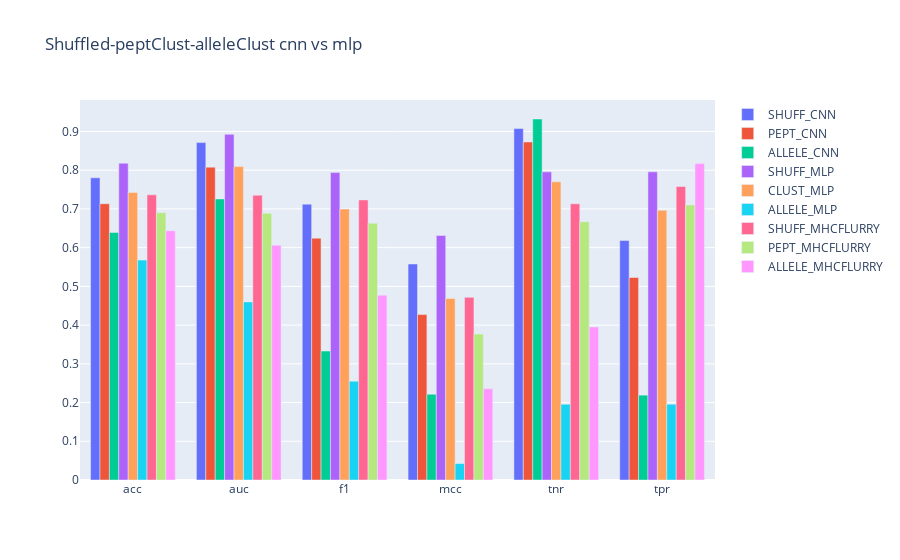

This figure's notebook cell:
### Code cell
def plot_hist_comparison(title, metrics_dict, save=False):
    names = {'mlp_classification_blosum_with_allele_encoder_500_neurons_50_epochs_shuffled_64_batch_size.pt':
            'SHUFF_MLP',
            'mlp_classification_blosum_with_allele_encoder_500_neurons_50_epochs_LOGO_anch_rep_64_batch_size.pt':
            'CLUST_MLP',
            # 'mlp_classification_blosum_with_allele_encoder_500_neurons_50_epochs_marieke_cluster_64_batch_size.pt':
            # 'CLUST_MLP',
            'mlp_classification_blosum_with_allele_encoder_500_neurons_50_epochs_pseudoseq_cluster_64_batch_size.pt':
            'ALLELE_MLP',
            'mhcflurry_held_out_trained':
            'SHUFF_MHCFLURRY',
            'mhcflurry_peptide_clustered_trained':
            'PEPT_MHCFLURRY',
            'mhcflurry_allele_clustered_trained':
            'ALLELE_MHCFLURRY'
            }
    fig = go.Figure()

    for model_name in metrics_dict:
        try:
            name = names[model_name]
        except KeyError:
            name = model_name
        x = list(metrics_dict[model_name].keys())
        y = list(metrics_dict[model_name].values())
        fig.add_trace(go.Bar(
            x=x,
            y=y,
            name=name,
        ))
        fig.update_layout(
            barmode="group",
            title_text=title,
        )
    fig.show()
    if save:
        fig.write_html(save)
        
plot_hist_comparison('Shuffled-peptClust-alleleClust cnn vs mlp', best_models_metrics, save='full_comparison.html')

### Figure 1 — Plotly figure (JSON) as saved in the notebook; plotly's stock layout.template omitted (floating-point values rounded to 4 significant figures)
{"data": [{"name": "SHUFF_CNN", "type": "bar", "x": ["acc", "auc", "f1", "mcc", "tnr", "tpr"], "y": [0.7803, 0.8713, 0.7123, 0.5578, 0.9075, 0.6183]}, {"name": "PEPT_CNN", "type": "bar", "x": ["acc", "auc", "f1", "mcc", "tnr", "tpr"], "y": [0.7134, 0.8079, 0.6244, 0.4272, 0.8729, 0.5229]}, {"name": "ALLELE_CNN", "type": "bar", "x": ["acc", "auc", "f1", "mcc", "tnr", "tpr"], "y": [0.639, 0.7257, 0.333, 0.2214, 0.9322, 0.2191]}, {"name": "SHUFF_MLP", "type": "bar", "x": ["tpr", "tnr", "auc", "mcc", "acc", "f1"], "y": [0.7958, 0.7958, 0.8927, 0.6313, 0.8181, 0.7939]}, {"name": "CLUST_MLP", "type": "bar", "x": ["tpr", "tnr", "auc", "mcc", "acc", "f1"], "y": [0.6965, 0.7699, 0.8093, 0.4687, 0.7426, 0.6996]}, {"name": "ALLELE_MLP", "type": "bar", "x": ["tpr", "tnr", "auc", "mcc", "acc", "f1"], "y": [0.1956, 0.1956, 0.4599, 0.04244, 0.5678, 0.2551]}, {"name": "SHUFF_MHCFLURRY", "type": "bar", "x": ["tpr", "tnr", "auc", "mcc", "acc", "f1"], "y": [0.7578, 0.7133, 0.7355, 0.4717, 0.7363, 0.7232]}, {"name": "PEPT_MHCFLURRY", "type": "bar", "x": ["tpr", "tnr", "auc", "mcc", "acc", "f1"], "y": [0.71, 0.6671, 0.6886, 0.3768, 0.6904, 0.6633]}, {"name": "ALLELE_MHCFLURRY", "type": "bar", "x": ["tpr", "tnr", "auc", "mcc", "acc", "f1"], "y": [0.8171, 0.3954, 0.6063, 0.2355, 0.6435, 0.4773]}], "layout": {"barmode": "group", "title": {"text": "Shuffled-peptClust-alleleClust cnn vs mlp"}}}
